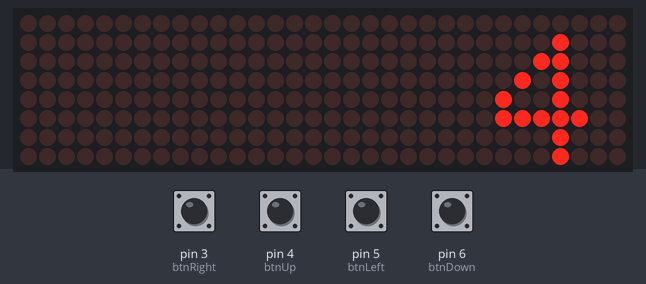
Bench run of a sketch on a simulated Arduino Uno, built with avr-gcc and run on an emulated ATmega328P. On the bench: 32×8 LED matrix. The test bench sets the inputs (shaded band); at power-on: pin 3 (btnRight), pin 4 (btnUp), pin 5 (btnLeft), pin 6 (btnDown) HIGH. Random numbers use the default seed unless the sketch sets one.

Above: at 1.1 s.
At 6.2 s:
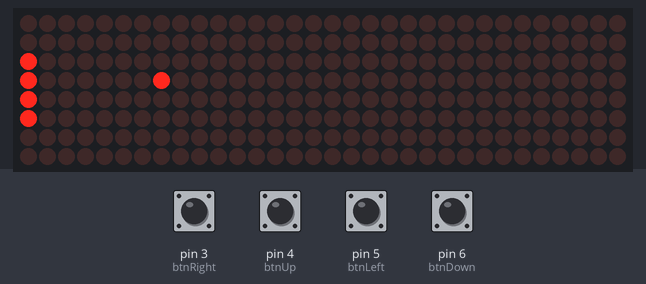
6.3 s: pin 5 (btnLeft) pulled LOW for 0.15 s
At 7.6 s:
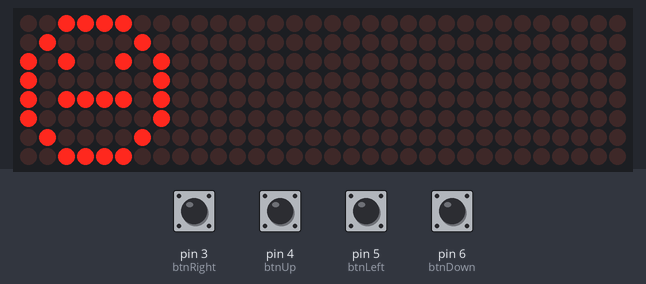
Timing chart, 0 to 9.3 s (numbered marks = the images above; inputs shaded):
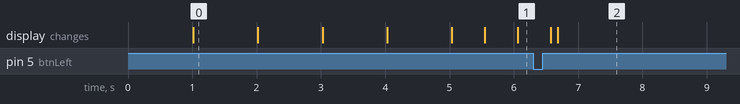

Measured:
- what the display in image 0 shows lasts 1.0 s, from 1.0 s to 2.0 s

The sketch:

tanchishen.ino
```cpp
#include <LedControl.h>

struct snake
{
    unsigned char x[255]; //蛇的x坐标  8x8x4
    unsigned char y[255];
    unsigned char length;    //蛇的长度
    unsigned char direction; //方向
} snk;
struct Food
{
    int x;
    int y;
} food;
#define DIN 7
#define CS 8
#define CLK 9

#define UP 4
#define DOWN 6
#define LEFT 3
#define RIGHT 5

#define btnUp 4
#define btnLeft 5
#define btnRight 3
#define btnDown 6

bool gameOver = true; //游戏结束标志
int snakeAdd = DOWN;  //按键标记
long t = 0;           //控制蛇的速度，也就是snakeRun的执行时间
LedControl led = LedControl(DIN, CLK, CS, 4);
byte neutral[8] = {0x3C, 0x42, 0xA5, 0x81, 0xBD, 0x81, 0x42, 0x3C}; //脸
char scoreArray[10][8] =
    {
        {0x00, 0x38, 0x44, 0x44, 0x44, 0x44, 0x44, 0x38}, //0
        {0x00, 0x10, 0x30, 0x10, 0x10, 0x10, 0x10, 0x38}, //1
        {0x00, 0x38, 0x44, 0x04, 0x04, 0x78, 0x40, 0x7C}, //2
        {0x00, 0x38, 0x44, 0x04, 0x38, 0x04, 0x44, 0x38}, //3
        {0x00, 0x08, 0x18, 0x28, 0x48, 0x7C, 0x08, 0x08}, //4
        {0x00, 0x7C, 0x40, 0x78, 0x04, 0x04, 0x44, 0x38}, //5
        {0x00, 0x38, 0x44, 0x40, 0x78, 0x44, 0x44, 0x38}, //6
        {0x00, 0x7C, 0x04, 0x04, 0x08, 0x08, 0x08, 0x08}, //7
        {0x00, 0x38, 0x44, 0x44, 0x38, 0x44, 0x44, 0x38}, //8
        {0x00, 0x38, 0x44, 0x44, 0x3C, 0x04, 0x44, 0x38}  //9
};
void get_direction();
void snk_init();
int deadCheck(); //判断蛇撞墙或者装自己
void snakeRun();
void drawSnake();
int displyfood(int x, int y, bool state); //显示一个点

void setup()
{
    Serial.begin(9600);
    snk_init();
    pinMode(btnUp, INPUT_PULLUP); //按键按下为0
    pinMode(btnLeft, INPUT_PULLUP);
    pinMode(btnRight, INPUT_PULLUP);
    pinMode(btnDown, INPUT_PULLUP);
    for (int i = 0; i < 4; i++)
    {
        led.shutdown(i, false); //关闭省电模式，这一步必须做，否则显示不出来(因为在构造函数中，默认开启了省电模
        led.clearDisplay(i);    //清空数据
    }

    // 倒计时
    for (int k = 5; k >= 1; k--)
    {
        for (int i = 0; i < 8; i++)
        {
            led.setRow(0, i, scoreArray[k][i]);
        }
        delay(1000);
    }
    t = millis();
    led.clearDisplay(0); //清除显示
}
void loop()
{

    while (gameOver)
    {
        displyfood(food.x, food.y, true);
        keyscan();
        // Serial.println(snakeAdd);
        if (millis() - t > 500)
        {
            t = millis();
            snakeRun();
        }
        deadCheck();
        drawSnake();
        if (!gameOver)
        {
            for (int i = 0; i < 4; i++)
            {
                led.clearDisplay(i); //清空数据
            }
        }
    }

    for (int i = 0; i < 8; i++)
    {
        led.setRow(3, i, neutral[i]); //显示标准脸
    }
}
int displyfood(int x, int y, bool state)
{
    if (x <= 7 && y <= 7)
        led.setLed(3, x, y, state);
    else if (x > 7 && y <= 7)
    {
        led.setLed(1, x - 8, y, state);
    }
    else if (y > 7 && x <= 7)
    {
        led.setLed(2, x, y - 8, state);
    }
    else if (x > 7 && y > 7)
    {
        led.setLed(0, x - 8, y - 8, state);
    }
}

void drawSnake()
{

    for (int i = 0; i < snk.length; i++)
    {
        if (snk.x[i] <= 7 && snk.y[i] <= 7)
            led.setLed(3, snk.x[i], snk.y[i], 1);
        else if (snk.x[i] > 7 && snk.y[i] <= 7)
        {
            led.setLed(1, snk.x[i] - 8, snk.y[i], 1);
        }
        else if (snk.y[i] > 7 && snk.x[i] <= 7)
        {
            led.setLed(2, snk.x[i], snk.y[i] - 8, 1);
        }
        else if (snk.x[i] > 7 && snk.y[i] > 7)
        {
            led.setLed(0, snk.x[i] - 8, snk.y[i] - 8, 1);
        }
    }
    delay(100);
    displyfood(snk.x[snk.length - 1], snk.y[snk.length - 1], 0); //清除显示
}
void snk_init()
{
    snk.x[0] = 3;
    snk.y[0] = 0;
    snk.x[1] = 2;
    snk.y[1] = 0;
    snk.x[2] = 1;
    snk.y[2] = 0;
    snk.x[3] = 0;
    snk.y[3] = 0;
    snk.length = 4;
    food.x = 3;
    food.y = 7;
    snk.direction = RIGHT;
}
void snakeRun()
{
    //移动蛇的坐标
    for (int i = snk.length - 1; i > 0; i--)
    {
        snk.x[i] = snk.x[i - 1];

        snk.y[i] = snk.y[i - 1];
    }
    //设置蛇头的位置
    switch (snakeAdd)
    {
    case UP:
        snk.x[0]--;
        break;
    case DOWN:
        snk.x[0]++;
        break;
    case LEFT:
        snk.y[0]--;
        break;
    case RIGHT:
        snk.y[0]++;
        break;
    }
    //蛇吃到食物
    if (snk.x[0] == food.x && snk.y[0] == food.y)
    {
        snk.length++; //蛇身增长
        createFood(); //产生新的食物坐标
        displyfood(food.x, food.y, true);
    }
}
void keyscan()
{
    if (!digitalRead(btnUp))
        if (snakeAdd != DOWN)
            snakeAdd = UP;
    if (!digitalRead(btnDown))
        if (snakeAdd != UP)
            snakeAdd = DOWN;
    if (!digitalRead(btnLeft))
        if (snakeAdd != RIGHT)
            snakeAdd = LEFT;
    if (!digitalRead(btnRight))
        if (snakeAdd != LEFT)
            snakeAdd = RIGHT;
}

//随机产生食物的位置
void createFood()
{
    while (snk.length < 255)
    {
        food.x = rand() % 15;
        food.y = rand() % 15;
        int i = 0;
        for (; i < snk.length; i++)
        {
            if (food.x == snk.x[i] && food.y == snk.y[i])
                break;
        }
        if (i >= snk.length)
            break;
    }
}
int deadCheck()
{
    unsigned char i;
    //如果第0个点的坐标和其他任意一个点重复，那么蛇就自己撞自己，出错
    for (i = 1; i < snk.length; i++)
    {
        if ((snk.x[0] == snk.x[i]) && (snk.y[0] == snk.y[i]))
        {

            gameOver = false;
            return 1;
        }
    }
    //如果蛇的坐标超出范围
    if (snk.x[0] > 15 || snk.y[0] > 15||snk.x[0]<0||snk.y[0]<0)
    {
        gameOver = false;
        return 1;
    }
    return 0;
}
```

main.c
```cpp
#include <stdio.h>
#include <stdlib.h>

int main()
{
   float a,b;
   char op,x;
  STAR: printf("Please enter the expression:\n");
    scanf("%f %c%f",&a,&op,&b );
   switch(op)
   {
   case'+':
    printf("%f + %f = %f\n",a,b,a+b);break;
   case'-':
    printf("%f - %f = %f\n",a,b,a-b);break;
   case'*':
    printf("%f * %f = %f\n",a,b,a*b);break;
   case'/':
       if(b==0) printf("Division by zero!\n");
       else printf("%f  %f = %f\n",a,b,a/b);break;
   default:
    printf("Unknown operator!\n");
   }
   printf("Do you want to continue(Y/N or y/n)?");
   scanf(" %c",&x);
   if(x=='y'||x=='Y') goto STAR;
        else return;

   }
```
